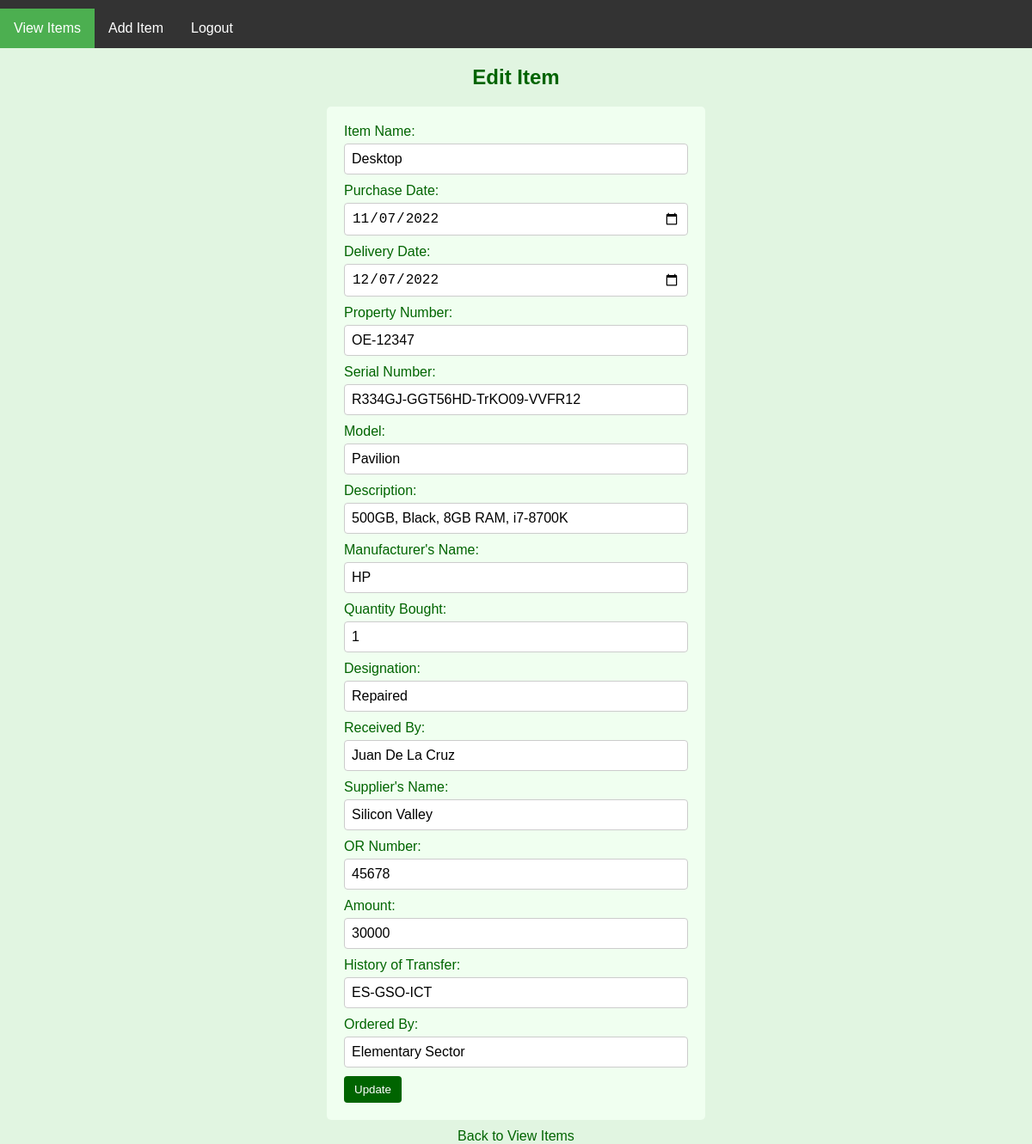
/edit-items.php?id=6, run on the app's committed database.
### tables this page shows
CREATE TABLE `inventory` (
  `id` int(7) NOT NULL,
  `item_name` varchar(100) NOT NULL,
  `purchase_date` date NOT NULL,
  `delivery_date` date NOT NULL,
  `property_number` varchar(40) NOT NULL,
  `serial_number` varchar(100) NOT NULL,
  `model_number` varchar(75) NOT NULL,
  `description` varchar(500) NOT NULL,
  `manufacturer_name` varchar(75) NOT NULL,
  `quantity_bought` int(6) NOT NULL,
  `designation` varchar(75) NOT NULL,
  `received_by` varchar(75) NOT NULL,
  `supplier_name` varchar(75) NOT NULL,
  `OR_number` varchar(50) NOT NULL,
  `amount` int(8) NOT NULL,
  `transfer_history` varchar(500) NOT NULL,
  `ordered_by` varchar(75) NOT NULL
);

### edit-items.php (the view, shortened to what this page needs)
<?php
include_once "db_connect.php";
if (isset($_GET['id'])) {
    $itemId = $_GET['id'];
    $stmt = $conn->prepare("SELECT * FROM inventory WHERE id = ?");
    $stmt->execute([$itemId]);
    $item = $stmt->fetch(PDO::FETCH_ASSOC);
} else {
    header("Location: view-items.php");
    exit;
}
?>
<!DOCTYPE html>
<html>
<head>
</head>
<body>
	<?php include_once "main_menu.php"; ?>
    <h2>Edit Item</h2>
    <form action="update-item.php" method="post">
        <label for="item_name">Item Name:</label>
        <input type="text" name="item_name" value="<?php echo $item['item_name']; ?>" required><br>
        <label for="purchase_date">Purchase Date:</label>
        <input type="date" name="purchase_date" value="<?php echo $item['purchase_date']; ?>" required><br>
        <label for="delivery_date">Delivery Date:</label>
        <input type="date" name="delivery_date" value="<?php echo $item['delivery_date']; ?>" required><br>
        <label for="property_number">Property Number:</label>
        <input type="text" name="property_number" value="<?php echo $item['property_number']; ?>" required><br>
        <label for="serial_number">Serial Number:</label>
        <input type="text" name="serial_number" value="<?php echo $item['serial_number']; ?>" required><br>
        <label for="model_number">Model:</label>
        <input type="text" name="model_number" value="<?php echo $item['model_number']; ?>" required><br>
        <label for="description">Description:</label>
        <input type="text" name="description" value="<?php echo $item['description']; ?>" required><br>
        <label for="manufacturer_name">Manufacturer's Name:</label>
        <input type="text" name="manufacturer_name" value="<?php echo $item['manufacturer_name']; ?>" required><br>
        <label for="quantity_bought">Quantity Bought:</label>
        <input type="number" name="quantity_bought" value="<?php echo $item['quantity_bought']; ?>" required><br>
        <label for="designation">Designation:</label>
        <input type="text" name="designation" value="<?php echo $item['designation']; ?>" required><br>
        <label for="received_by">Received By:</label>
        <input type="text" name="received_by" value="<?php echo $item['received_by']; ?>" required><br>
        <label for="supplier_name">Supplier's Name:</label>
        <input type="text" name="supplier_name" value="<?php echo $item['supplier_name']; ?>" required><br>
        <label for="OR_number">OR Number:</label>
        <input type="text" name="OR_number" value="<?php echo $item['OR_number']; ?>" required><br>
        <label for="amount">Amount:</label>
        <input type="number" name="amount" value="<?php echo $item['amount']; ?>" required><br>
        <label for="transfer_history">History of Transfer:</label>
        <input type="text" name="transfer_history" value="<?php echo $item['transfer_history']; ?>" required><br>
        <label for="ordered_by">Ordered By:</label>
        <input type="text" name="ordered_by" value="<?php echo $item['ordered_by']; ?>" required><br>
        <input type="submit" value="Update">
    </form>
    <a href="view-items.php">Back to View Items</a>
</body>
</html>

### edit-items.php (style rules this page uses)
body { font-family: Arial, sans-serif; background-color: #e1f5e1; color: #006400; }
h2 { text-align: center; margin-bottom: 20px; }
form { max-width: 400px; margin: 0 auto; background-color: #f0fff0; padding: 20px; border-radius: 5px; }
label { display: block; font-size: 16px; margin-bottom: 5px; }
input[type="text"], input[type="number"], input[type="date"], textarea { width: 100%; padding: 8px; font-size: 16px; border: 1px solid #ccc; border-radius: 4px; margin-bottom: 10px; box-sizing: border-box; }
input[type="submit"] { background-color: #006400; color: #fff; padding: 8px 12px; border: none; border-radius: 4px; cursor: pointer; }
a { display: block; text-align: center; color: #006400; margin-top: 10px; text-decoration: none; }

### main_menu.php (style rules this page uses)
body { font-family: Arial, sans-serif; margin: 0; padding: 0; }

### data on the page
inventory: item_name "Desktop", purchase_date "11/07/2022", delivery_date "12/07/2022", property_number "OE-12347", serial_number "R334GJ-GGT56HD-TrKO09-VVFR12", model_number "Pavilion", description "500GB, Black, 8GB RAM, i7-8700K", manufacturer_name "HP", quantity_bought "1", designation "Repaired", received_by "Juan De La Cruz", supplier_name "Silicon Valley", OR_number "45678", amount "30000", transfer_history "ES-GSO-ICT", ordered_by "Elementary Sector"
